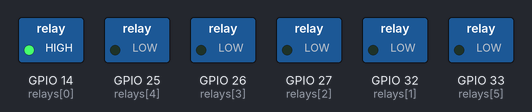
A program run on a simulated ESP32. Parts: switched loads named in the program (green lamp = pin HIGH). What the program prints to the serial monitor is not drawn.

Above: at 1.5 s.
At 3.0 s:
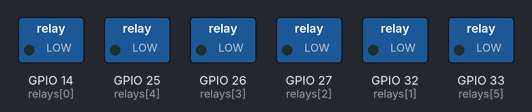
At 4.5 s:
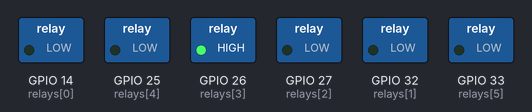
At 6.5 s:
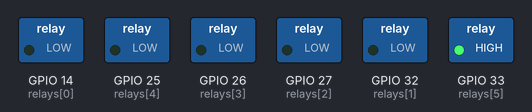
At 8.0 s:
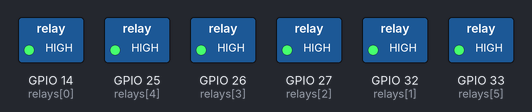
At 10.1 s:
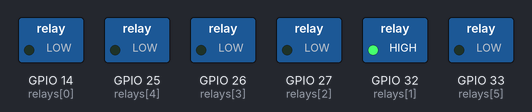
Timing chart, 0 to 10.9 s (numbered marks = the images above):
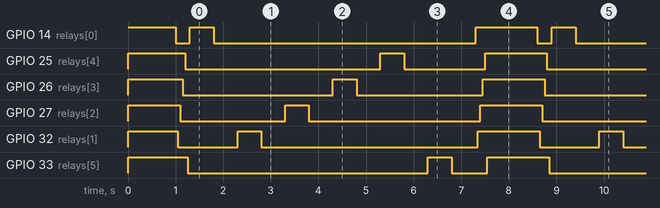

Measured:
- by itself, GPIO 14 (relays[0]): repeats every 7.6 s: HIGH 0.50 s, LOW 5.5 s, HIGH 1.3 s, LOW 0.30 s
- by itself, GPIO 25 (relays[4]): repeats every 7.6 s: HIGH 0.50 s, LOW 1.7 s, HIGH 1.3 s, LOW 4.1 s
- by itself, GPIO 26 (relays[3]): repeats every 7.6 s: HIGH 0.50 s, LOW 2.7 s, HIGH 1.3 s, LOW 3.2 s
- by itself, GPIO 27 (relays[2]): repeats every 7.6 s: HIGH 0.50 s, LOW 3.6 s, HIGH 1.3 s, LOW 2.2 s
- by itself, GPIO 32 (relays[1]): repeats every 7.6 s: HIGH 0.50 s, LOW 4.6 s, HIGH 1.3 s, LOW 1.3 s
- by itself, GPIO 33 (relays[5]): repeats every 7.6 s: HIGH 0.50 s, LOW 0.75 s, HIGH 1.3 s, LOW 5.1 s

The program:

main.cpp
```cpp
#include <Arduino.h>

int relays[] = {14, 32, 27, 26, 25, 33, } ;
int num_relays = sizeof(relays) / sizeof(relays[0]);
void setup() {
  Serial.begin(9600);
  for (int ii = 0; ii < num_relays; ii++) {
    pinMode(relays[ii], OUTPUT);
  }
  for (int ii = 0; ii < num_relays; ii++) {
    digitalWrite(relays[ii], HIGH);
  }
  delay(1000);
}

void loop() {
  for (int ii = 0; ii < num_relays ; ii++)
  {
    Serial.println("HIGH");
    digitalWrite(relays[ii], LOW);
    delay(50);
  }
  for (int ii = 0; ii < num_relays ; ii++)
  {
    Serial.print(ii); Serial.print(":"); Serial.println(relays[ii]);
    digitalWrite(relays[ii], HIGH);
    Serial.print("HIGH");
    delay(500);
    digitalWrite(relays[ii], LOW);
    Serial.print("LOW");
    delay(500);
  }
  for (int ii = 0; ii < num_relays ; ii++)
  {
    Serial.println("LOW");
    digitalWrite(relays[ii], HIGH);
    delay(50);
  }
  delay(1000);


}
```
